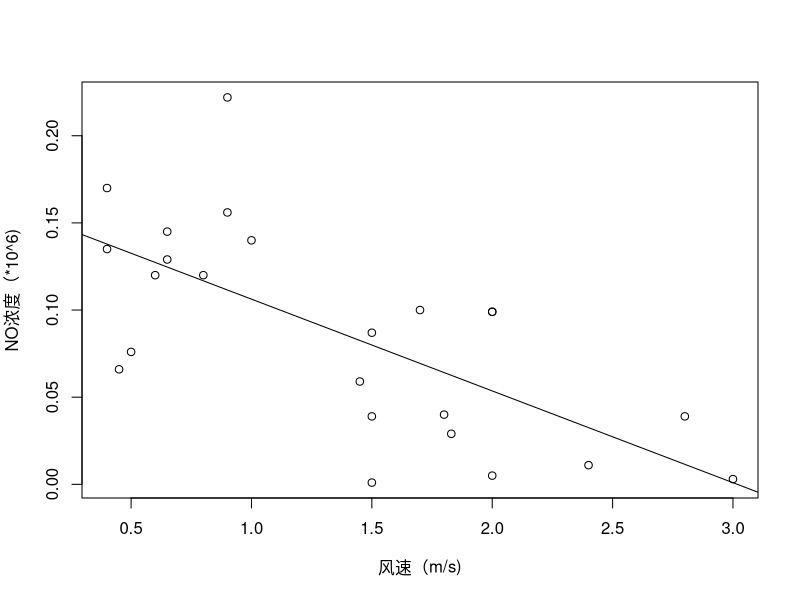

Reproduce this figure in R.
x<-c(0.45,0.5,1.5,0.4,0.9,0.8,1.8,0.6,1.7,0.65,0.4,2,2,2.4,3,1,2.8,1.45,1.5,1.5,0.9,0.65,1.83,2)
y<-c(0.066,0.076,0.001,0.17,0.156,0.12,0.04,0.12,0.1,0.129,0.135,0.099,0.005,0.011,0.003,0.14,0.039,0.059,0.087,0.039,0.222,0.145,0.029,0.099)
xy<-lm(y~x)
plot(x,y,xlab="风速（m/s)",ylab="NO浓度（*10^6)")
abline(xy)
summary(xy)
y.res<-residuals(xy)
shapiro.test(y.res)
x0<-data.frame(x=1.5)
lm.pred<-predict(xy,x0,interval="prediction",level=0.95)
lm.con<-predict(xy,x0,interval="confidence",level=0.95)